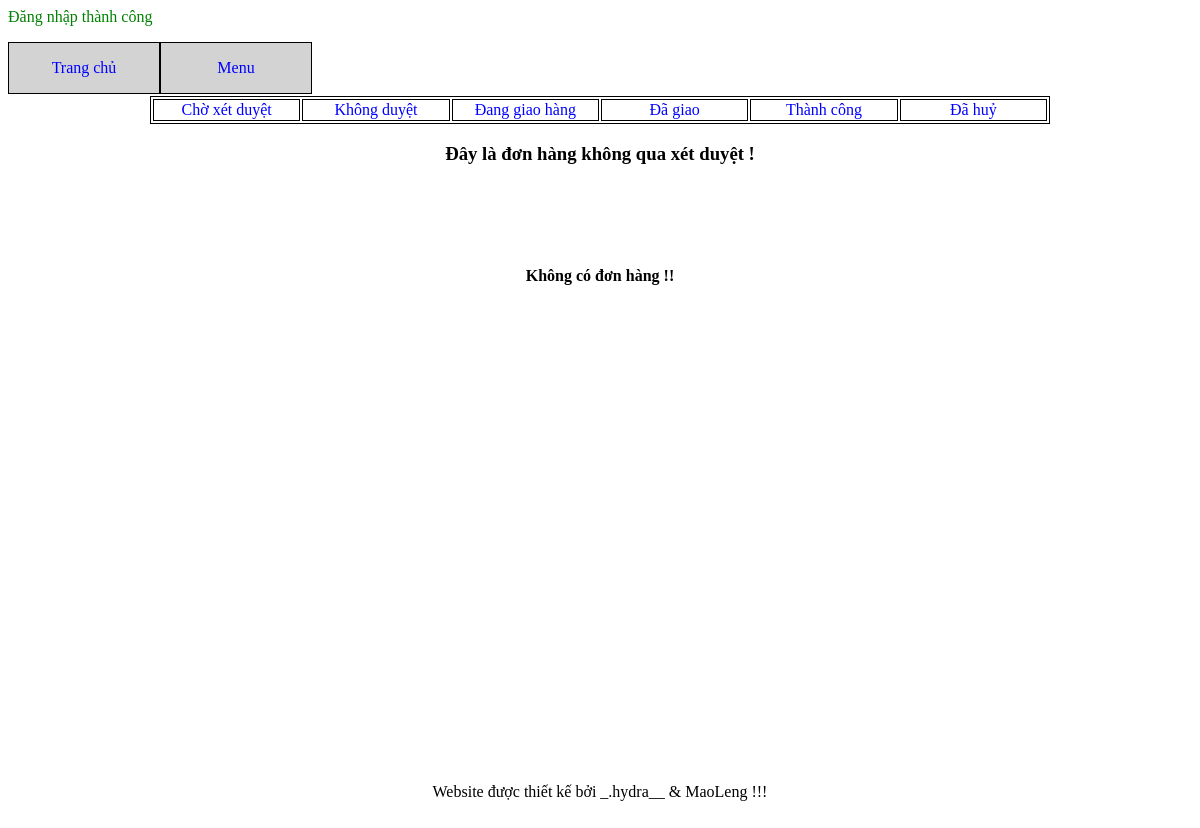
/order.php?status=3 (signed in), run on an earlier commit of the app's database.
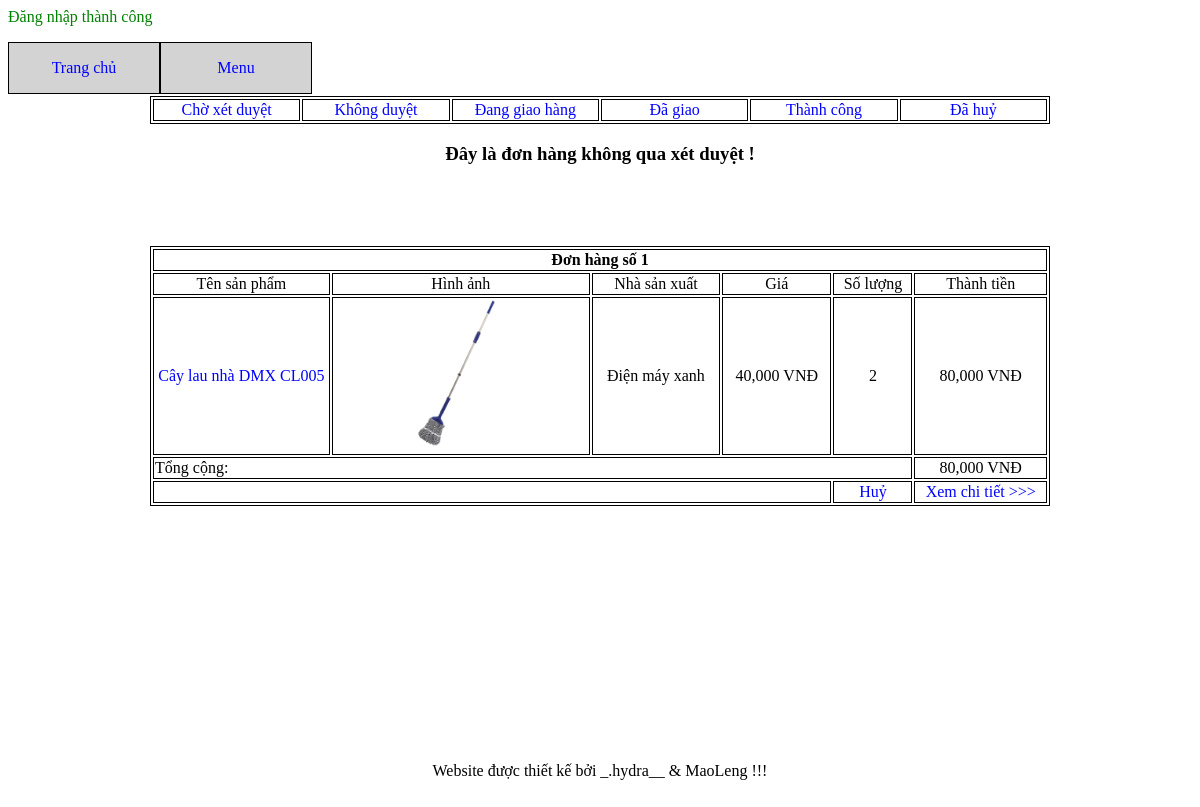
And on a later commit of the database.
### tables this page shows
CREATE TABLE `receipts` (
  `id` int NOT NULL,
  `customer_id` int NOT NULL,
  `order_time` varchar(30) DEFAULT NULL,
  `receiver_id` varchar(50) DEFAULT NULL,
  `note` mediumtext,
  `status` int NOT NULL,
  `total` int DEFAULT NULL
);

CREATE TABLE `receipt_detail` (
  `receipt_id` int NOT NULL,
  `product_id` int NOT NULL,
  `quantity` tinyint NOT NULL
);

CREATE TABLE `products` (
  `id` int NOT NULL,
  `name` varchar(200) NOT NULL,
  `description` mediumtext NOT NULL,
  `price` int NOT NULL,
  `image` varchar(200) NOT NULL,
  `manufacturer_id` int NOT NULL
);

CREATE TABLE `manufacturers` (
  `id` int NOT NULL,
  `name` varchar(200) NOT NULL,
  `address` varchar(200) NOT NULL,
  `phone` varchar(15) NOT NULL,
  `image` varchar(200) NOT NULL
);

### order.php (the view, shortened to what this page needs)
<!DOCTYPE html>
<html>
<head>
</head>
<body>
	<?php
	require 'announce.php';
	?>
	<div id="div_tong">
		<?php require 'menu.php'; ?>
		<div id="div_tren">
			<table class="border" width="900px">
				<tr>
					<td width="16.6%">
						<a href="order.php?status=2">Chờ xét duyệt</a>
					</td>
					<td width="16.6%">
						<a href="order.php?status=3">Không duyệt</a>
					</td>
					<td width="16.6%">
						<a href="order.php?status=4">Đang giao hàng</a>
					</td>
					<td width="16.6%">
						<a href="order.php?status=5">Đã giao</a>
					</td>
					<td width="16.6%">
						<a href="order.php?status=6">Thành công</a>
					</td>
					<td width="16.6%">
						<a href="order.php?status=7">Đã huỷ</a>
					</td>
				</tr>
			</table>
			<?php
			if (empty($_GET['status'])) {
				$status = 2;
			} else {
				$status = $_GET['status'];
			}
			switch ($status) {
				?>
				<?php
				case '3':
				?>
				<h3>
					Đây là đơn hàng không qua xét duyệt !
				</h3>
				<?php
				break;
				?>
				<?php
			}
			?>
		</div>
		<div id="div_giua" >
			<?php
			require 'connect.php';
			$customer_id = $_SESSION['customer_id'];
			$sql = "select * from receipts where customer_id = '$customer_id' and status = '$status'";
			$result = mysqli_query($connect,$sql);
			$rows = mysqli_num_rows($result);
			if ($rows == 0) {
				?>
				<h4 class="center">
					Không có đơn hàng !!
				</h4>
				<?php
			} else {
				$num = 0;
				foreach ($result as $receipt):
					$num ++;
					$receipt_id = $receipt['id'];
					$sql = "select
					receipt_detail.*,
					products.name as name,
					products.price as price,
					products.image as image,
					manufacturers.name as manufacturer_name,
					receipts.total as total
					from receipt_detail
					join receipts on receipts.id = receipt_detail.receipt_id
					join products on products.id = receipt_detail.product_id
					join manufacturers on manufacturers.id = products.manufacturer_id
					where receipt_id = '$receipt_id'";
					$result = mysqli_query($connect,$sql);
					$order = mysqli_fetch_array($result);
					$total = $order['total'];
					?>
					<table class="border" width="900px">
						<tr>
							<th colspan="6">
								<?php echo "Đơn hàng số " . $num ?>
							</th>
						</tr>
						<tr>
							<td width="20%">
								Tên sản phẩm
							</td>
							<td>
								Hình ảnh
							</td>
							<td>
								Nhà sản xuất
							</td>
							<td>
								Giá
							</td>
							<td>
								Số lượng
							</td>
							<td width="15%">
								Thành tiền
							</td>
						</tr>
						<?php
						foreach ($result as $each):
							$sum = $each['price'] * $each['quantity'];
							?>
							<tr>
								<td>
									<a href="product_detail.php?id=<?php echo $each['product_id'] ?>">
										<?php echo $each['name'] ?>
									</a>
								</td>
								<td>
									<img width="200px" height="150px" src="admin/products/<?php echo $each['image']; ?>">
								</td>
								<td>
									<?php echo $each['manufacturer_name'] ?>
								</td>
								<td>
									<?php echo number_format($each['price']) ?> VNĐ
								</td>
								<td>
									<?php echo $each['quantity'] ?>
								</td>
								<td>
									<?php echo number_format($sum)?> VNĐ
								</td>
							</tr>
						<?php endforeach ?>
						<tr>
							<td colspan="5" class="left" >
								Tổng cộng:
							</td>
							<td>
								<?php
								echo number_format($total ) . " VNĐ";
								?>
							</td>
						</tr>
						<tr>
							<td colspan="4">
							</td>
							<td>
								<?php
								switch ($status) {
									case '2':
									case '3':
									?>
									<a href="delete_order.php?id=<?php echo $receipt_id ?>&status=<?php echo $status ?>">
										Huỷ
									</a>
									<?php
									break;
									?>
									<?php
								}
								?>
							</td>
							<td>
								<a href="order_detail.php?id=<?php echo $each['receipt_id'] ?>">
									Xem chi tiết >>>
								</a>
							</td>
						</tr>
					</table>
					<br>
					<br>
					<?php
				endforeach;
			} ?>
		</div>
		<div id="div_duoi">
			<?php
			require 'footer.php';
			?>
		</div>
	</div>
</body>
</html>

### announce.php (shortened to what this page needs)
	<?php
if (isset($_SESSION['success'])) {
	?>
	<span class="success">
		<?php echo $_SESSION['success'] ?>
	</span>
	<?php
}
?>

### menu.php (shortened to what this page needs)
<ul>
	<li>
		<a href="index.php">
			<p>
				Trang chủ
			</p>
		</a>
	</li>
	<li>
		<a href="#">
			<p>
				Menu
			</p>
		</a>
	</li>
</ul>
<br>
<br>
<br>

### footer.php
<p>
	Website được thiết kế bởi _.hydra__ & MaoLeng !!!
</p>

### order.php (style rules this page uses)
th, td { border: 1px solid black; text-align: center; }

### menu.php (style rules this page uses)
a { text-decoration: none; }
a:link { color: blue; }
ul { list-style-type: none; padding: 0; }
ul li { float: left; position: relative; background: lightgray; width: 150px; border: 1px solid black; height: 50px; }
#div_tong { min-height: 800px; max-height: 6000px; position: relative; }
#div_tren { text-align: center; height: 150px; }
#div_giua { min-height: 500px; max-height: 4900px; }
#div_duoi { height: 100px; text-align: center; position: relative; bottom: 0px; }
p { text-align: center; }
.left { text-align: left; }
.border { border: 1px solid black; }
table { margin: auto ; }
.success { color: green; }
.center { text-align: center; }

What changed in the data, as far as the page shows it:
added receipts: total "80,000"
added receipt_detail: product.name "Cây lau nhà DMX CL005", product.image (picture), manufacturers.name "Điện máy xanh", product.price "40,000", quantity "2", sum "80,000"
Also different on the page:
text no longer shown: "Không có đơn hàng !!"
